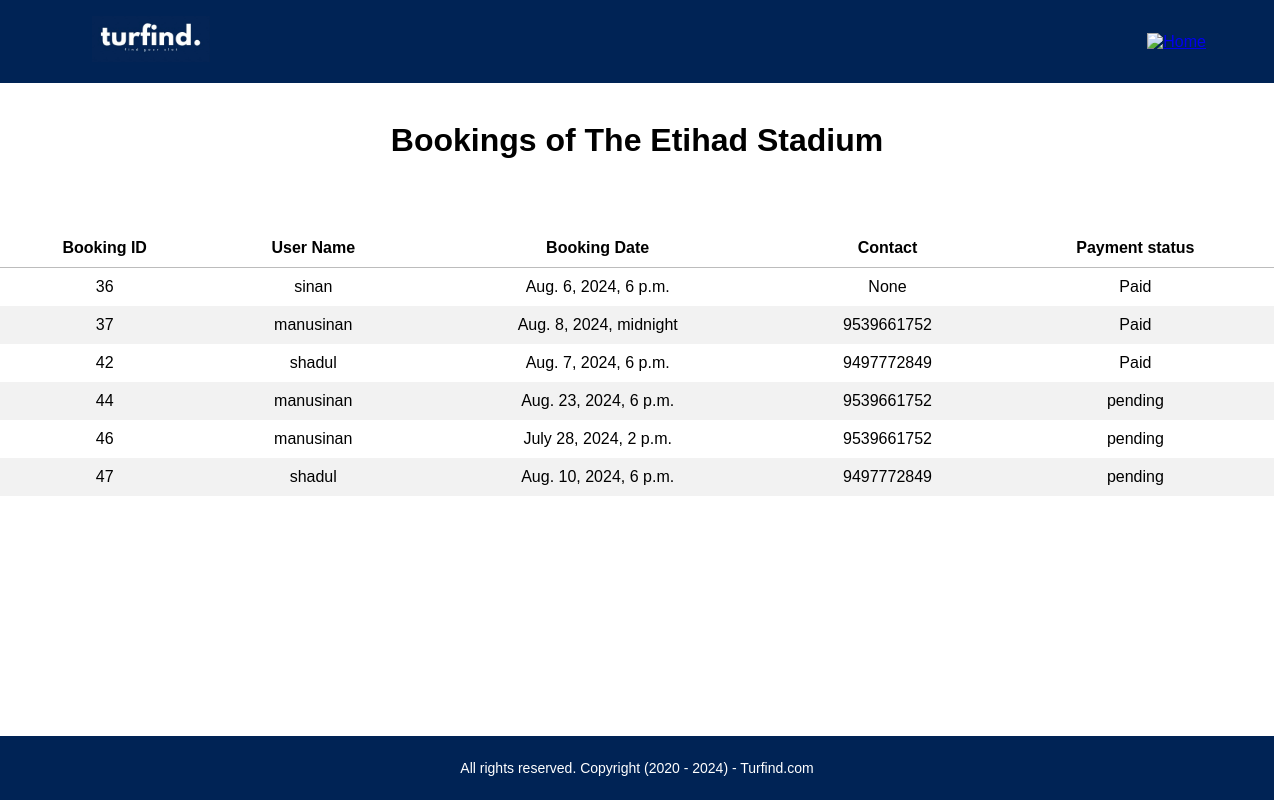
/ownerview/6, run on an earlier commit of the app's database.
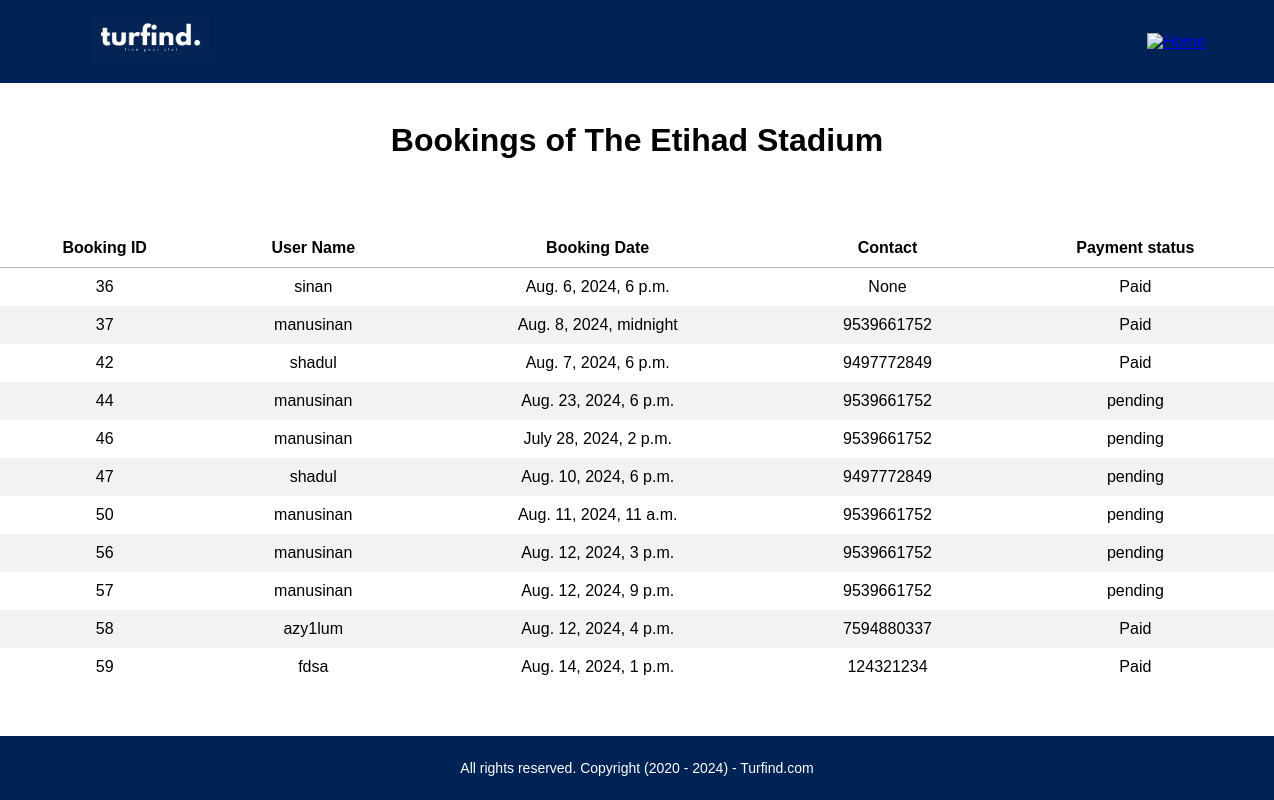
And on a later commit of the database.
### turfindapp/models.py (models this page shows, shortened)
class Booking(models.Model):
    login_id = models.ForeignKey(LoginUser, on_delete=models.CASCADE)
    book_datetime = models.DateTimeField(null=True, blank=True)
    turf = models.ForeignKey(Turf, on_delete=models.CASCADE)
    payment_status = models.CharField(default="pending",max_length=100)
    payment_amount = models.IntegerField(null=True, blank=True)

class Turf(models.Model):
    CATEGORY_CHOICES = [
        ('iconic', 'Iconic Stadiums'),
        ('economical', 'Economical Grass Choices'),
        ('eleven_a_side', '11-a-side Turf'),
        ('newly_added', 'Newly Added Turfs'),
    ]
    turf_id = models.ForeignKey(TurfOwner, on_delete=models.CASCADE, default=1)
    turf_name = models.CharField(max_length=100)
    price = models.IntegerField()
    details = models.CharField(max_length=200)
    location = models.CharField(max_length=100)
    image = models.ImageField(upload_to='images')
    category = models.CharField(max_length=20, choices=CATEGORY_CHOICES, default='newly_added')

class LoginUser(AbstractUser):
    status_choices = (
        ('APPROVE', 'APPROVE'),
        ('REJECT', 'REJECT'),
    )
    status = models.CharField(choices=status_choices, max_length=20, default='PENDING', null=True, blank=True)
    user_type = models.CharField(max_length=50)
    phone = models.CharField(max_length=15, null=True, blank=True)

### turfindapp/views.py (the view)
# urls.py: path("ownerview/<int:id>", views.ownerview, name="ownerview"),
def ownerview(request, id):
    turf = Turf.objects.get(id=id)
    bookings = Booking.objects.filter(turf=turf)
    return render(request, "ownersview.html", {'bookings': bookings})

### templates/ownersview.html (shortened to what this page needs)
<!DOCTYPE html>
<html lang="en">
<head>
    {% load static %}
    <link rel="stylesheet" href="https://cdnjs.cloudflare.com/ajax/libs/font-awesome/4.7.0/css/font-awesome.min.css">
    <link rel="stylesheet" href="{% static 'css/ownerview.css' %}">
</head>
<body>
    <nav class="nav-bar">
        <div class="logo">
            <img src="{% static 'images/turfind.jpg' %}" alt="Logo" sizes="32x32" type="image/png">
        </div>
        <a href="{% url 'turflist' %}" class="home-link">
            <img src="{% static 'images/back.png' %}" alt="Home">
        </a>
    </nav>
    <br>
     {% if bookings %}
        <h1>Bookings of {{ bookings.0.turf.turf_name }}</h1>
    {% endif %}
    <br>
    <table id="bookings-table">
    <thead>
        <tr>
            <th>Booking ID</th>
            <th>User Name</th>
            <th>Booking Date</th>
            <th>Contact</th>
            <th>Payment status</th>
        </tr>
    </thead>
    <tbody>
        {% for booking in bookings %}
        <tr>
            <td>{{ booking.id }}</td>
            <td>{{ booking.login_id.username }}</td>
            <td>{{ booking.book_datetime }}</td>
            <td>{{ booking.login_id.phone }}</td>
            <td>{{ booking.payment_status }}</td>
        </tr>
        {% endfor %}
    </tbody>
</table>
    <footer class="footer">
        <p>All rights reserved. Copyright (2020 - 2024) - Turfind.com</p>
    </footer>
</body>
</html>

### static/css/ownerview.css (style rules this page uses)
body { font-family: Arial, sans-serif; margin: 0; padding: 0; }
.nav-bar { background-color: #002355; padding: 1em 2em; display: flex; justify-content: space-between; align-items: center; width: 100%; }
.home-link { margin-right: 70px; }
.home-link img { height: 30px; width: auto; margin-right:30px; }
.logo { font-size: 20px; font-weight: bold; color: #fff; text-decoration: none; font-family: 'Poppins', sans-serif; margin-left: 60px; }
.logo img { height: 46px; width: auto; }
h1 { text-align: center; color: #000000; }
table { width: 100%; border-collapse: collapse; margin: 30px auto; }
thead { color: #000000; text-align: center; }
td, th { padding: 10px; text-align: center; }
th { border-bottom: 1px solid #bcbcbc; }
tr:nth-child(even) { background-color: #f2f2f2; }
.footer { text-align: center; position: fixed; bottom: 0; width: 100%; background-color: #002355; color: #fff; padding: 10px 0; font-size: 14px; }

What changed in the data, as far as the page shows it:
added Booking: id "50", login_id.username "manusinan", book_datetime "Aug. 11, 2024, 11 a.m.", login_id.phone "9539661752", payment_status "pending"
added Booking: id "56", login_id.username "manusinan", book_datetime "Aug. 12, 2024, 3 p.m.", login_id.phone "9539661752", payment_status "pending"
added Booking: id "57", login_id.username "manusinan", book_datetime "Aug. 12, 2024, 9 p.m.", login_id.phone "9539661752", payment_status "pending"
added Booking: id "58", login_id.username "azy1lum", book_datetime "Aug. 12, 2024, 4 p.m.", login_id.phone "7594880337", payment_status "Paid"
added Booking: id "59", login_id.username "fdsa", book_datetime "Aug. 14, 2024, 1 p.m.", login_id.phone "124321234", payment_status "Paid"
